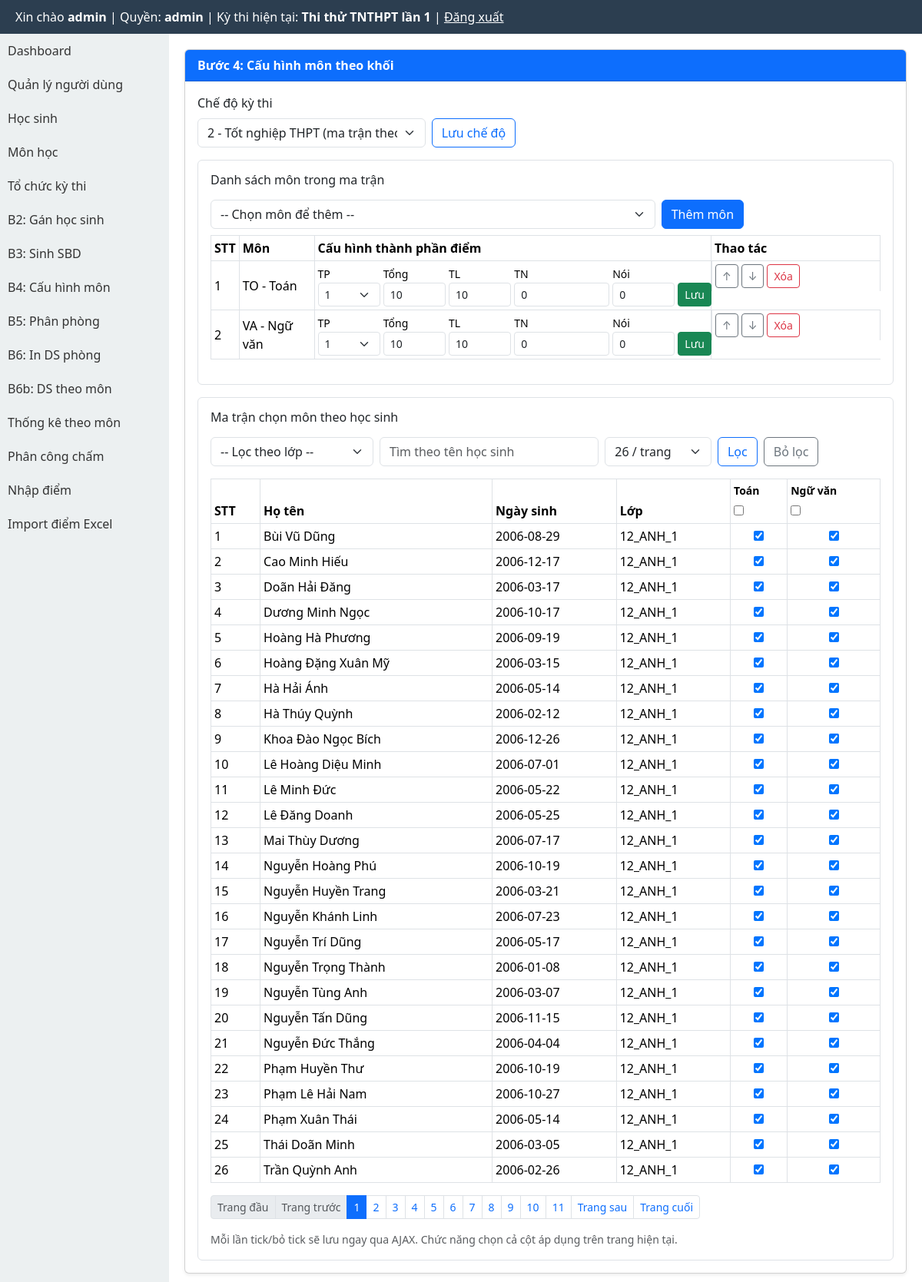
The page /modules/exams/configure_subjects.php (signed in) on the database its author committed.
### tables this page shows
CREATE TABLE exams (
  id INTEGER PRIMARY KEY AUTOINCREMENT,
  ten_ky_thi TEXT,
  nam INTEGER,
  ngay_thi TEXT
, distribution_locked INTEGER DEFAULT 0, rooms_locked INTEGER DEFAULT 0, exam_locked INTEGER DEFAULT 0, deleted_at TEXT, is_default INTEGER DEFAULT 0, exam_mode INTEGER DEFAULT 1);

CREATE TABLE students (
  id INTEGER PRIMARY KEY AUTOINCREMENT,
  sbd TEXT UNIQUE,
  hoten TEXT,
  ngaysinh TEXT,
  lop TEXT,
  truong TEXT
);

### modules/exams/configure_subjects.php (the view, shortened to what the rows shown need)
<?php
require_once BASE_PATH . '/modules/exams/_common.php';
$examId = exams_resolve_current_exam_from_request();
$pdo->exec('CREATE TABLE IF NOT EXISTS exam_subjects (
    id INTEGER PRIMARY KEY AUTOINCREMENT,
    exam_id INTEGER NOT NULL,
    subject_id INTEGER NOT NULL,
    sort_order INTEGER NOT NULL,
    UNIQUE(exam_id, subject_id)
)');
$pdo->exec('CREATE UNIQUE INDEX IF NOT EXISTS idx_exam_subjects_order ON exam_subjects(exam_id, sort_order)');
$pdo->exec('CREATE TABLE IF NOT EXISTS exam_student_subjects (
    id INTEGER PRIMARY KEY AUTOINCREMENT,
    exam_id INTEGER NOT NULL,
    student_id INTEGER NOT NULL,
    subject_id INTEGER NOT NULL,
    UNIQUE(exam_id, student_id, subject_id)
)');
$pdo->exec('CREATE INDEX IF NOT EXISTS idx_exam_student_subjects_exam_student ON exam_student_subjects(exam_id, student_id)');
$csrf = exams_get_csrf_token();
$subjects = $pdo->query('SELECT id, ma_mon, ten_mon FROM subjects ORDER BY ten_mon')->fetchAll(PDO::FETCH_ASSOC);
$examRowStmt = $pdo->prepare('SELECT id, ten_ky_thi, exam_mode FROM exams WHERE id = :id LIMIT 1');
$examRowStmt->execute([':id' => $examId]);
$examRow = $examRowStmt->fetch(PDO::FETCH_ASSOC) ?: ['id' => $examId, 'ten_ky_thi' => '', 'exam_mode' => 1];
$examMode = in_array((int)($examRow['exam_mode'] ?? 1), [1, 2], true) ? (int)$examRow['exam_mode'] : 1;
$gradeStmt = $pdo->prepare('SELECT DISTINCT khoi FROM exam_students WHERE exam_id = :exam_id AND subject_id IS NULL AND khoi IS NOT NULL AND khoi <> "" ORDER BY khoi');
$gradeStmt->execute([':exam_id' => $examId]);
$grades = array_map(static fn($r): string => (string) $r['khoi'], $gradeStmt->fetchAll(PDO::FETCH_ASSOC));
$cfgStmt = $pdo->prepare('SELECT c.id, c.khoi, c.subject_id, c.scope_mode, c.component_count, c.tong_diem, c.diem_tu_luan, c.diem_trac_nghiem, c.diem_noi, s.ma_mon, s.ten_mon
    FROM exam_subject_config c
    INNER JOIN subjects s ON s.id = c.subject_id
    WHERE c.exam_id = :exam_id
    ORDER BY c.khoi, s.ten_mon');
$cfgStmt->execute([':exam_id' => $examId]);
$configRows = $cfgStmt->fetchAll(PDO::FETCH_ASSOC);
$matrixSubjectStmt = $pdo->prepare('SELECT es.subject_id, es.sort_order, s.ma_mon, s.ten_mon
    FROM exam_subjects es
    INNER JOIN subjects s ON s.id = es.subject_id
    WHERE es.exam_id = :exam_id
    ORDER BY es.sort_order ASC, es.id ASC');
$matrixSubjectStmt->execute([':exam_id' => $examId]);
$matrixSubjects = $matrixSubjectStmt->fetchAll(PDO::FETCH_ASSOC);
$perPage = (int) ($_GET['per_page'] ?? 26);
$page = max(1, (int) ($_GET['page'] ?? 1));
$baseStudentSql = ' FROM exam_students es
    INNER JOIN students st ON st.id = es.student_id
    WHERE es.exam_id = :exam_id AND es.subject_id IS NULL';
$params = [':exam_id' => $examId];
$offset = ($page - 1) * $perPage;
$studentSql = 'SELECT st.id, st.hoten, st.ngaysinh, st.lop' . $baseStudentSql . ' ORDER BY st.lop, st.hoten LIMIT :limit OFFSET :offset';
$studentStmt = $pdo->prepare($studentSql);
foreach ($params as $k => $v) {
    $studentStmt->bindValue($k, $v, is_int($v) ? PDO::PARAM_INT : PDO::PARAM_STR);
}
$studentStmt->bindValue(':limit', $perPage, PDO::PARAM_INT);
$studentStmt->bindValue(':offset', $offset, PDO::PARAM_INT);
$studentStmt->execute();
$studentsInExam = $studentStmt->fetchAll(PDO::FETCH_ASSOC);
$selectedStmt = $pdo->prepare('SELECT student_id, subject_id FROM exam_student_subjects WHERE exam_id = :exam_id');
$selectedStmt->execute([':exam_id' => $examId]);
$selectedRows = $selectedStmt->fetchAll(PDO::FETCH_ASSOC);
$selectedMap = [];
foreach ($selectedRows as $row) {
    $selectedMap[(int)$row['student_id']][(int)$row['subject_id']] = true;
}
require_once BASE_PATH . '/layout/header.php';
?>
<link href="https://cdn.jsdelivr.net/npm/bootstrap@5.3.3/dist/css/bootstrap.min.css" rel="stylesheet">
<div style="display:flex;min-height:calc(100vh - 44px);">
    <div style="flex:1;padding:20px;min-width:0;">
        <div class="card shadow-sm">
            <div class="card-body">
                <form method="post" class="row g-2 mb-3">
                    <div class="col-md-4">
                        <label class="form-label">Chế độ kỳ thi</label>
                        <select class="form-select" name="exam_mode">
                            <option value="2" <?= $examMode === 2 ? 'selected' : '' ?>>2 - Tốt nghiệp THPT (ma trận theo học sinh)</option>
                        </select>
                    </div>
                </form>
                <?php if ($examMode === 1): ?>
                    <form method="post" class="border rounded p-3 mb-3" id="cfgForm">
                        <input type="hidden" name="csrf_token" value="<?= htmlspecialchars($csrf, ENT_QUOTES, 'UTF-8') ?>">
                        <input type="hidden" name="action" value="add">
                        <input type="hidden" name="selected_classes_json" id="selectedClassesJson" value="[]">
                        <div class="row g-2">
                            <div class="col-md-2"><label class="form-label">Khối *</label><select class="form-select" name="khoi" id="khoiSelect" required><option value="">-- Chọn --</option><?php foreach ($grades as $grade): ?><option value="<?= htmlspecialchars($grade, ENT_QUOTES, 'UTF-8') ?>"><?= htmlspecialchars($grade, ENT_QUOTES, 'UTF-8') ?></option><?php endforeach; ?></select></div>
                            <div class="col-md-4"><label class="form-label">Môn học *</label><select class="form-select" name="subject_id" required><option value="">-- Chọn môn --</option><?php foreach ($subjects as $s): ?><option value="<?= (int)$s['id'] ?>"><?= htmlspecialchars((string)$s['ma_mon'].' - '.(string)$s['ten_mon'], ENT_QUOTES, 'UTF-8') ?></option><?php endforeach; ?></select></div>
                            <div class="col-md-3"><label class="form-label">Phạm vi</label><select class="form-select" name="scope_mode" id="scopeMode" required><option value="entire_grade">Toàn khối</option><option value="specific_classes">Theo lớp</option></select></div>
                            <div class="col-md-3"><label class="form-label">Số thành phần điểm</label><select class="form-select" name="component_count" id="componentCount"><option value="1">1</option><option value="2">2</option><option value="3">3</option></select></div>
                            <div class="col-md-3"><label class="form-label">Tổng điểm</label><input class="form-control" type="number" step="0.01" min="0" max="10" name="tong_diem" required></div>
                            <div class="col-md-3" id="fieldTuLuan"><label class="form-label">Điểm tự luận</label><input class="form-control" type="number" step="0.01" min="0" max="10" name="diem_tu_luan" id="diemTuLuan" required></div>
                            <div class="col-md-3" id="fieldTracNghiem"><label class="form-label">Điểm trắc nghiệm</label><input class="form-control" type="number" step="0.01" min="0" max="10" name="diem_trac_nghiem" id="diemTracNghiem"></div>
                            <div class="col-md-3" id="fieldNoi"><label class="form-label">Điểm nói</label><input class="form-control" type="number" step="0.01" min="0" max="10" name="diem_noi" id="diemNoi"></div>
                        </div>
                        <div id="classScopePanel" class="border rounded p-2 mt-3" style="display:none;">
                            <div class="row g-2">
                                <div class="col-md-5"><label class="form-label">Danh sách lớp trong khối</label><select multiple class="form-select" id="availableClasses" size="8"></select></div>
                                <div class="col-md-2 d-flex flex-column justify-content-center gap-2"><button type="button" class="btn btn-outline-primary" id="moveOneRight">&gt;</button><button type="button" class="btn btn-outline-primary" id="moveAllRight">&gt;&gt;</button><button type="button" class="btn btn-outline-secondary" id="moveOneLeft">&lt;</button><button type="button" class="btn btn-outline-secondary" id="moveAllLeft">&lt;&lt;</button></div>
                                <div class="col-md-5"><label class="form-label">Danh sách lớp đã chọn</label><select multiple class="form-select" id="selectedClasses" size="8"></select></div>
                            </div>
                        </div>
                        <button class="btn btn-success mt-3" type="submit">Lưu cấu hình</button>
                    </form>
                    <div class="table-responsive"><table class="table table-bordered table-sm"><thead><tr><th>Khối</th><th>Môn</th><th>Scope</th><th>Số TP</th><th>Tổng</th><th>Tự luận</th><th>Trắc nghiệm</th><th>Nói</th><th>Lớp áp dụng</th><th></th></tr></thead><tbody><?php if (empty($configRows)): ?><tr><td colspan="10" class="text-center">Chưa có cấu hình.</td></tr><?php else: foreach ($configRows as $row): ?><tr><td><?= htmlspecialchars((string)$row['khoi'], ENT_QUOTES, 'UTF-8') ?></td><td><?= htmlspecialchars((string)$row['ma_mon'].' - '.(string)$row['ten_mon'], ENT_QUOTES, 'UTF-8') ?></td><td><?= htmlspecialchars((string)$row['scope_mode'], ENT_QUOTES, 'UTF-8') ?></td><td><?= (int)$row['component_count'] ?></td><td><?= htmlspecialchars((string)$row['tong_diem'], ENT_QUOTES, 'UTF-8') ?></td><td><?= htmlspecialchars((string)$row['diem_tu_luan'], ENT_QUOTES, 'UTF-8') ?></td><td><?= htmlspecialchars((string)$row['diem_trac_nghiem'], ENT_QUOTES, 'UTF-8') ?></td><td><?= htmlspecialchars((string)$row['diem_noi'], ENT_QUOTES, 'UTF-8') ?></td><td><?= htmlspecialchars((string)($row['class_list'] ?? ''), ENT_QUOTES, 'UTF-8') ?></td><td><form method="post" onsubmit="return confirm('Xóa cấu hình này?')"><input type="hidden" name="csrf_token" value="<?= htmlspecialchars($csrf, ENT_QUOTES, 'UTF-8') ?>"><input type="hidden" name="action" value="delete"><input type="hidden" name="config_id" value="<?= (int)$row['id'] ?>"><button class="btn btn-sm btn-danger">Xóa</button></form></td></tr><?php endforeach; endif; ?></tbody></table></div>
                <?php else: ?>
                    <div class="border rounded p-3 mb-3">
                        <div class="table-responsive">
                            <table class="table table-sm table-bordered align-middle">
                                <thead>
                                    <tr><th>STT</th><th>Môn</th><th>Cấu hình thành phần điểm</th><th width="220">Thao tác</th></tr>
                                </thead>
                            </table>
                        </div>
                    </div>
                    <div class="border rounded p-3">
                        <div class="table-responsive">
                            <table class="table table-bordered table-sm matrix">
                                <thead>
                                <tr>
                                    <th>STT</th>
                                    <th>Họ tên</th>
                                    <th>Ngày sinh</th>
                                    <th>Lớp</th>
                                    <?php foreach ($matrixSubjects as $sub): ?>
                                        <th>
                                            <div class="small mb-1"><?= htmlspecialchars((string) $sub['ten_mon'], ENT_QUOTES, 'UTF-8') ?></div>
                                            <input type="checkbox" class="matrix-col-toggle" data-subject="<?= (int) $sub['subject_id'] ?>" title="Chọn/Bỏ chọn cả cột trong trang hiện tại">
                                        </th>
                                    <?php endforeach; ?>
                                </tr>
                                </thead>
                                <tbody>
                                <?php if (empty($studentsInExam)): ?>
                                    <tr><td colspan="<?= max(4, count($matrixSubjects) + 4) ?>" class="text-center">Không có học sinh.</td></tr>
                                <?php else: foreach ($studentsInExam as $idx => $stu): ?>
                                    <tr>
                                        <td><?= $offset + $idx + 1 ?></td>
                                        <td><?= htmlspecialchars((string) $stu['hoten'], ENT_QUOTES, 'UTF-8') ?></td>
                                        <td><?= htmlspecialchars((string) $stu['ngaysinh'], ENT_QUOTES, 'UTF-8') ?></td>
                                        <td><?= htmlspecialchars((string) $stu['lop'], ENT_QUOTES, 'UTF-8') ?></td>
                                        <?php foreach ($matrixSubjects as $sub): $sid = (int) $stu['id']; $subId = (int) $sub['subject_id']; $isChecked = !empty($selectedMap[$sid][$subId]); ?>
                                            <td class="text-center"><input type="checkbox" class="matrix-checkbox" data-student="<?= $sid ?>" data-subject="<?= $subId ?>" <?= $isChecked ? 'checked' : '' ?>></td>
                                        <?php endforeach; ?>
                                    </tr>
                                <?php endforeach; endif; ?>
                                </tbody>
                            </table>
                        </div>
                    </div>
                <?php endif; ?>
            </div>
        </div>
    </div>
</div>
<?php require_once BASE_PATH . '/layout/footer.php'; ?>

### rows shown on the page
exams: exam_mode "2 - Tốt nghiệp THPT (ma trận theo học sinh)"
students: idx "1", hoten "Bùi Vũ Dũng", ngaysinh "2006-08-29", lop "12_ANH_1", id "☑"
students: idx "2", hoten "Cao Minh Hiếu", ngaysinh "2006-12-17", lop "12_ANH_1", id "☑"
students: idx "3", hoten "Doãn Hải Đăng", ngaysinh "2006-03-17", lop "12_ANH_1", id "☑"
students: idx "4", hoten "Dương Minh Ngọc", ngaysinh "2006-10-17", lop "12_ANH_1", id "☑"
students: idx "5", hoten "Hoàng Hà Phương", ngaysinh "2006-09-19", lop "12_ANH_1", id "☑"
students: idx "6", hoten "Hoàng Đặng Xuân Mỹ", ngaysinh "2006-03-15", lop "12_ANH_1", id "☑"
students: idx "7", hoten "Hà Hải Ánh", ngaysinh "2006-05-14", lop "12_ANH_1", id "☑"
students: idx "8", hoten "Hà Thúy Quỳnh", ngaysinh "2006-02-12", lop "12_ANH_1", id "☑"
students: idx "9", hoten "Khoa Đào Ngọc Bích", ngaysinh "2006-12-26", lop "12_ANH_1", id "☑"
students: idx "10", hoten "Lê Hoàng Diệu Minh", ngaysinh "2006-07-01", lop "12_ANH_1", id "☑"
students: idx "11", hoten "Lê Minh Đức", ngaysinh "2006-05-22", lop "12_ANH_1", id "☑"
students: idx "12", hoten "Lê Đăng Doanh", ngaysinh "2006-05-25", lop "12_ANH_1", id "☑"
students: idx "13", hoten "Mai Thùy Dương", ngaysinh "2006-07-17", lop "12_ANH_1", id "☑"
students: idx "14", hoten "Nguyễn Hoàng Phú", ngaysinh "2006-10-19", lop "12_ANH_1", id "☑"
students: idx "15", hoten "Nguyễn Huyền Trang", ngaysinh "2006-03-21", lop "12_ANH_1", id "☑"
students: idx "16", hoten "Nguyễn Khánh Linh", ngaysinh "2006-07-23", lop "12_ANH_1", id "☑"
students: idx "17", hoten "Nguyễn Trí Dũng", ngaysinh "2006-05-17", lop "12_ANH_1", id "☑"
students: idx "18", hoten "Nguyễn Trọng Thành", ngaysinh "2006-01-08", lop "12_ANH_1", id "☑"
students: idx "19", hoten "Nguyễn Tùng Anh", ngaysinh "2006-03-07", lop "12_ANH_1", id "☑"
students: idx "20", hoten "Nguyễn Tấn Dũng", ngaysinh "2006-11-15", lop "12_ANH_1", id "☑"
students: idx "21", hoten "Nguyễn Đức Thắng", ngaysinh "2006-04-04", lop "12_ANH_1", id "☑"
students: idx "22", hoten "Phạm Huyền Thư", ngaysinh "2006-10-19", lop "12_ANH_1", id "☑"
students: idx "23", hoten "Phạm Lê Hải Nam", ngaysinh "2006-10-27", lop "12_ANH_1", id "☑"
students: idx "24", hoten "Phạm Xuân Thái", ngaysinh "2006-05-14", lop "12_ANH_1", id "☑"
students: idx "25", hoten "Thái Doãn Minh", ngaysinh "2006-03-05", lop "12_ANH_1", id "☑"
students: idx "26", hoten "Trần Quỳnh Anh", ngaysinh "2006-02-26", lop "12_ANH_1", id "☑"

### other values the page prints
$_SESSION['user']['username'] "admin"
$role "admin"
$currentExamInfo['ten_ky_thi'] "Thi thử TNTHPT lần 1"
$sub['ten_mon'] "Toán"
$sub['ten_mon'] "Ngữ văn"
form field per_page "26 / trang"
